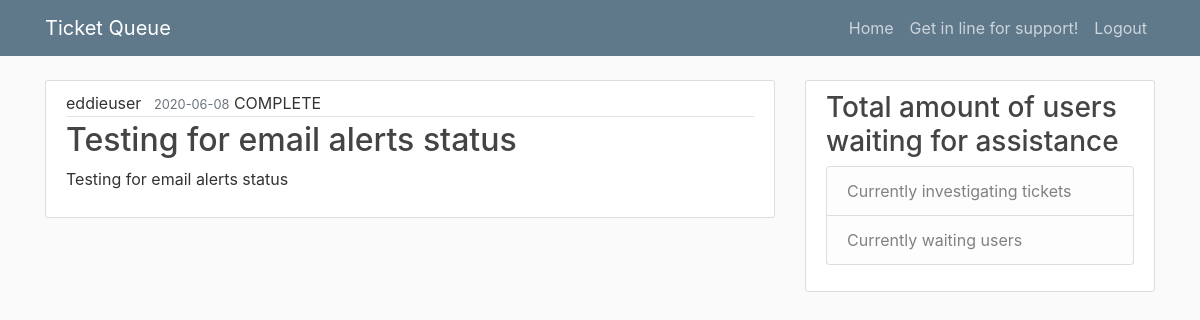
Page /user_search_ticket/20 (signed in) on the committed database.
### helpdeskqueue/models.py (models this page shows, shortened)
class User(db.Model, UserMixin):
    id = db.Column(db.Integer, primary_key = True)
    username = db.Column(db.String(20), unique = True, nullable = False)
    user_type = db.Column(db.String(20), unique = True, nullable = False)
    email = db.Column(db.String(120), unique = True, nullable = False)
    password = db.Column(db.String(60), nullable = False)
    posts = db.relationship('Post', backref = 'author', lazy = True)

class Post(db.Model):
    id = db.Column(db.Integer, primary_key = True)
    title = db.Column(db.String(100), nullable = False)
    date_posted = db.Column(db.DateTime, nullable = False, default = datetime.utcnow)
    content = db.Column(db.Text, nullable = False)
    category = db.Column(db.Text, nullable = False)
    status = db.Column(db.Text, nullable = False)
    user_id = db.Column(db.Integer, db.ForeignKey('user.id'), nullable = False)
    notes = db.Column(db.String, nullable = True)
    assisted_by = db.Column(db.String, nullable = True)
    def __repr__(self):
        return f"Post('{self.title}','{self.date_posted}, {self.status}, {self.user_id}')"

### helpdeskqueue/routes.py (the view)
@app.route("/user_search_ticket/<int:post_id>", methods = ['GET', 'POST'])
@login_required
def user_search_ticket(post_id):
    print("##########################################", post_id)
    form = QueueForm()
    post = Post.query.get(post_id)
    print("##############################################################",post)
    return render_template('user_search_ticket.html', post = post, admin = admin, status = status, form = form)

### helpdeskqueue/models.py (called while the page is built)
@login_manager.user_loader
def load_user(user_id):
    return User.query.get(int(user_id))

### helpdeskqueue/templates/user_search_ticket.html
{% extends 'layout.html' %}
{% block content %}
    <article class="media content-section">
        <div class="media-body">
          <div class="article-metadata">
            <a class="mr-2" >{{ post.author.username }}</a>
            <small class="text-muted">{{ post.date_posted.strftime('%Y-%m-%d') }}</small>
            <a class = "uppercase">{{ post.status }}</a>
          </div>
          <h2 class = "article-title">{{ post.title }}</h2>
          <p class= "article-content">{{ post.content }}</p>
        </div>
      </article>
{% endblock content %}

### helpdeskqueue/static/main.css (style rules this page uses)
body { background: #fafafa; color: #333333; margin-top: 5rem; }
h1, h2, h3, h4, h5, h6 { color: #444444; }
.content-section { background: #ffffff; padding: 10px 20px; border: 1px solid #dddddd; border-radius: 3px; margin-bottom: 20px; }
.article-title { color: #444444; }
.article-content { white-space: pre-line; }
.article-metadata { padding-bottom: 1px; margin-bottom: 4px; border-bottom: 1px solid #e3e3e3 }
.uppercase { text-transform: uppercase; }

### rows in the picture
User: author.username "eddieuser"
Post: date_posted "2020-06-08", status "COMPLETE", title "Testing for email alerts status", content "Testing for email alerts status"
